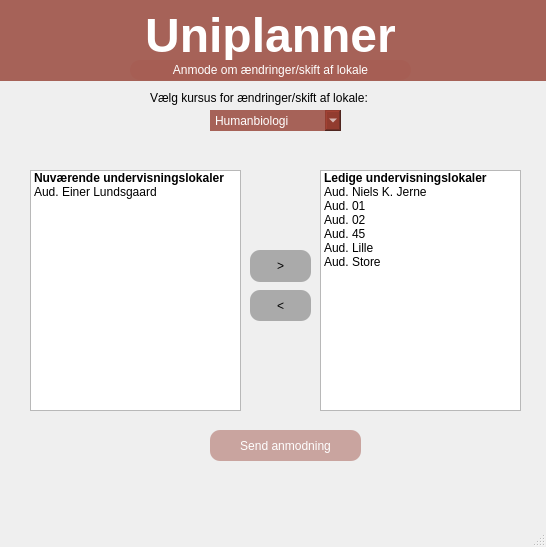
<?xml version="1.0" encoding="UTF-8"?>
<ui version="4.0">
 <class>lokaleaendringer</class>
 <widget class="QMainWindow" name="lokaleaendringer">
  <property name="geometry">
   <rect>
    <x>0</x>
    <y>0</y>
    <width>546</width>
    <height>547</height>
   </rect>
  </property>
  <property name="windowTitle">
   <string>UniPlanner</string>
  </property>
  <widget class="QWidget" name="centralwidget">
   <widget class="QPushButton" name="pushButton">
    <property name="geometry">
     <rect>
      <x>250</x>
      <y>250</y>
      <width>61</width>
      <height>32</height>
     </rect>
    </property>
    <property name="styleSheet">
     <string notr="true">background-color: rgb(165, 97, 87);
background-color: rgb(170, 170, 170);
border-style:outset;
border-radius:10px;</string>
    </property>
    <property name="text">
     <string>&gt;</string>
    </property>
   </widget>
   <widget class="QPushButton" name="pushButton_2">
    <property name="geometry">
     <rect>
      <x>250</x>
      <y>290</y>
      <width>61</width>
      <height>31</height>
     </rect>
    </property>
    <property name="styleSheet">
     <string notr="true">background-color: rgb(165, 97, 87);
background-color: rgb(170, 170, 170);
border-style:outset;
border-radius:10px;</string>
    </property>
    <property name="text">
     <string>&lt;</string>
    </property>
   </widget>
   <widget class="QListWidget" name="listWidget">
    <property name="geometry">
     <rect>
      <x>30</x>
      <y>170</y>
      <width>211</width>
      <height>241</height>
     </rect>
    </property>
    <item>
     <property name="text">
      <string>Nuværende undervisningslokaler</string>
     </property>
     <property name="font">
      <font>
       <bold>true</bold>
      </font>
     </property>
    </item>
    <item>
     <property name="text">
      <string>Aud. Einer Lundsgaard</string>
     </property>
    </item>
   </widget>
   <widget class="QListWidget" name="listWidget_2">
    <property name="geometry">
     <rect>
      <x>320</x>
      <y>170</y>
      <width>201</width>
      <height>241</height>
     </rect>
    </property>
    <item>
     <property name="text">
      <string>Ledige undervisningslokaler</string>
     </property>
     <property name="font">
      <font>
       <bold>true</bold>
      </font>
     </property>
    </item>
    <item>
     <property name="text">
      <string>Aud. Niels K. Jerne</string>
     </property>
    </item>
    <item>
     <property name="text">
      <string>Aud. 01</string>
     </property>
    </item>
    <item>
     <property name="text">
      <string>Aud. 02</string>
     </property>
    </item>
    <item>
     <property name="text">
      <string>Aud. 45</string>
     </property>
    </item>
    <item>
     <property name="text">
      <string>Aud. Lille</string>
     </property>
    </item>
    <item>
     <property name="text">
      <string>Aud. Store</string>
     </property>
    </item>
   </widget>
   <widget class="QLabel" name="label_2">
    <property name="geometry">
     <rect>
      <x>-30</x>
      <y>-10</y>
      <width>601</width>
      <height>91</height>
     </rect>
    </property>
    <property name="styleSheet">
     <string notr="true">background-color: rgba(139, 45, 32, 186);</string>
    </property>
    <property name="text">
     <string>&lt;html&gt;&lt;head/&gt;&lt;body&gt;&lt;p align=&quot;center&quot;&gt;&lt;span style=&quot; font-size:36pt; font-weight:700; color:#ffffff;&quot;&gt;Uniplanner&lt;/span&gt;&lt;/p&gt;&lt;/body&gt;&lt;/html&gt;</string>
    </property>
   </widget>
   <widget class="QPushButton" name="Lokale_aendringer_skift">
    <property name="geometry">
     <rect>
      <x>130</x>
      <y>60</y>
      <width>281</width>
      <height>20</height>
     </rect>
    </property>
    <property name="styleSheet">
     <string notr="true">background-color: rgb(166, 94, 84);
color: rgb(255, 255, 255);
border-color: rgb(0, 0, 0);
border-style:outset;
border-radius:10px;
font: 13pt &quot;Arial&quot;;</string>
    </property>
    <property name="text">
     <string>Anmode om ændringer/skift af lokale</string>
    </property>
   </widget>
   <widget class="QPushButton" name="Godkend_aendring">
    <property name="geometry">
     <rect>
      <x>210</x>
      <y>430</y>
      <width>151</width>
      <height>31</height>
     </rect>
    </property>
    <property name="styleSheet">
     <string notr="true">background-color: rgba(166, 94, 84, 131);
color: rgb(255, 255, 255);
border-color: rgb(0, 0, 0);
border-style:outset;
border-radius:10px;
font: 13pt &quot;Arial&quot;;
</string>
    </property>
    <property name="text">
     <string>Send anmodning</string>
    </property>
   </widget>
   <widget class="QComboBox" name="comboBox">
    <property name="geometry">
     <rect>
      <x>210</x>
      <y>110</y>
      <width>131</width>
      <height>21</height>
     </rect>
    </property>
    <property name="styleSheet">
     <string notr="true">background-color: rgba(139, 45, 32, 186);
color: rgb(255, 255, 255);
border-style:outset;
font: 13pt &quot;Arial&quot;;</string>
    </property>
    <item>
     <property name="text">
      <string>Humanbiologi</string>
     </property>
    </item>
   </widget>
   <widget class="QLabel" name="label">
    <property name="geometry">
     <rect>
      <x>150</x>
      <y>90</y>
      <width>251</width>
      <height>16</height>
     </rect>
    </property>
    <property name="text">
     <string>Vælg kursus for ændringer/skift af lokale:</string>
    </property>
   </widget>
   <zorder>label_2</zorder>
   <zorder>pushButton</zorder>
   <zorder>pushButton_2</zorder>
   <zorder>listWidget</zorder>
   <zorder>listWidget_2</zorder>
   <zorder>Lokale_aendringer_skift</zorder>
   <zorder>Godkend_aendring</zorder>
   <zorder>comboBox</zorder>
   <zorder>label</zorder>
  </widget>
  <widget class="QMenuBar" name="menubar">
   <property name="geometry">
    <rect>
     <x>0</x>
     <y>0</y>
     <width>546</width>
     <height>24</height>
    </rect>
   </property>
  </widget>
  <widget class="QStatusBar" name="statusbar"/>
 </widget>
 <resources/>
 <connections/>
</ui>
